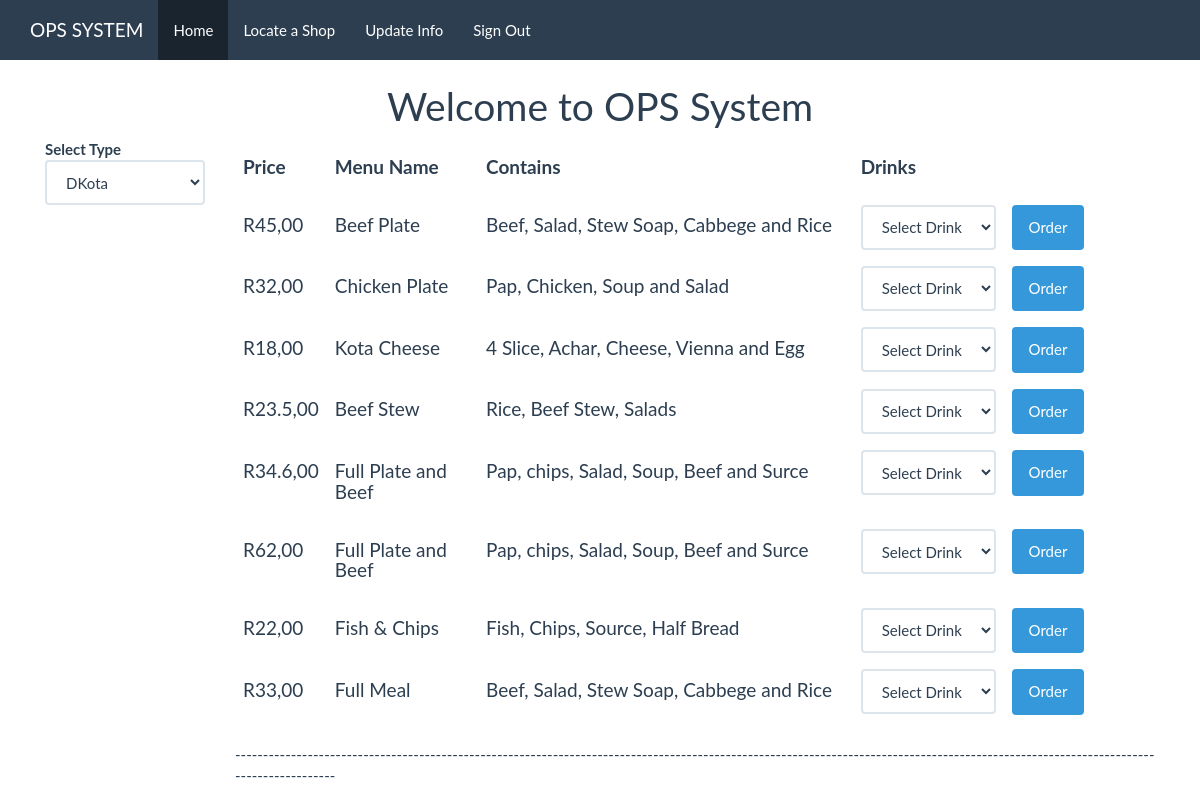
The app's page /order.php with its own data.
### tables this page shows
CREATE TABLE IF NOT EXISTS `tbl_menu` (
  `menu_id` int(11) NOT NULL,
  `menu` varchar(100) NOT NULL,
  `price` double NOT NULL,
  `name` varchar(50) NOT NULL,
  `img_path` bigint(11) NOT NULL
);

### admin/functhions.php (the view, shortened to what this page needs)
<?php
function getMenu(){
    $id = $_GET['userid'];
    $sel = "SELECT * FROM tbl_menu";
    $query = mysql_query($sel);
    while($rows = mysql_fetch_assoc($query)){
        echo '<tr><td><h4>R'.$rows['price'].',00</h4></td>
        <td><h4>'.$rows['name'].'</h4></td>
            <td><h4>'.$rows['menu'].'</h4></td>
        <td><form method="POST" action="checkout.php?userid='.$id.'&oid='.$rows['menu_id'].'">
            <select class="form-control" name="drinks">
            <option value="">Select Drink</option>
            <option value="">No Drink</option>
            <option value="+ Apple Juice">Apple Juice</option>
            <option value="+ Cider Beer">Cider Beer</option>
            <option value="+ Draught Beer">Draught Beer</option>
            <option value="+ 500ml Sprite">500ml Sprite</option>
            <option value="+ Soft Drink">Soft Drink</option>
            <option value="+ 440ml Fanta">440ml Fanta</option>
            <option value="+ 330ml Coca Cola">330ml Coca Cola</option>
            <option value="+ 2L Coca Cola">2L Coca Cola</option>
            </select>
            </td>
        <td><button type="submit" class="btn btn-info" name="submit">Order</td>
        </form>
        </tr>';
    }
}
function getOrder(){
    echo '<form action="" method="">
    <select class="form-control">
        <option value="">DKota</option>
        <option value="">Hot Staff</option>
        <option value="">Beef Burger With Chips</option>
        <option value="">Chicken Burger With Chips</option>
    </select>
</form>';
}
?>

### order.php (shortened to what this page needs)
<?php include 'admin/functhions.php';
session_start(); ?>
<!DOCTYPE html>
<html lang="en">
<head>
  <link rel="stylesheet" href="admin/bootstrap/css/bootstrap.min.css">
    <link rel="stylesheet" href="admin/bootstrap/font-awesome/css/font-awesome.css">
  <link rel="stylesheet" href="Style.css">
</head>
<body>
    <nav class="navbar navbar-default navbar-fixed-top">
      <div class="container">
        <div class="navbar-header">
          <a class="navbar-brand" href="home.php?userid=<?php echo $_SESSION['userid'] ?>">OPS SYSTEM</a>
        </div>
            <div id="navbar" class="collapse navbar-collapse">
                <ul class="nav navbar-nav" id="links">
                    <li class="active"><a href="home.php?userid=<?php echo $_SESSION['userid'] ?>">Home</a></li>
                    <li><a href="#">Locate a Shop</a></li>
                    <li><a href="#">Update Info</a></li>
                    <li><a href="logout.php">Sign Out</a></li>
                </ul>
            </div>
        </div>
    </nav>
    <div class="container">
        <br>
        <br>
        <br>
        <div class="row text-center">
            <h1>Welcome to OPS System</h1>
        </div>
        <div class="col-sm-2">
            <b>Select Type<br></b>
            <?php getOrder(); ?>
        </div>
        <div class="col-sm-10">
            <?php include 'menu.php' ?>
            ---------------------------------------------------------------------------------------------------------------------------------------------------------------------------------------
        </div>
    </div>
    </body>
</html>

### menu.php
<table class="table">
    <thead>
        <tr><th class="col-sm-1"><h4><b>Price</b></h4></th>
            <th class="col-sm-2"><h4><b>Menu Name</b></h4></th>
            <th class="col-sm-5"><h4><b>Contains</b></h4></th>
            <th class="col-sm-2"><h4><b>Drinks</b></h4></th>
            <th class="col-sm-2"></th></tr>
    </thead>
    <tbody>
        <?php getMenu(); ?>
    </tbody>
</table>

### records on screen
tbl_menu: price "45", name "Beef Plate", menu "Beef, Salad, Stew Soap, Cabbege and Rice"
tbl_menu: price "32", name "Chicken Plate", menu "Pap, Chicken, Soup and Salad"
tbl_menu: price "18", name "Kota Cheese", menu "4 Slice, Achar, Cheese, Vienna and Egg"
tbl_menu: price "23.5", name "Beef Stew", menu "Rice, Beef Stew, Salads"
tbl_menu: price "34.6", name "Full Plate and Beef", menu "Pap, chips, Salad, Soup, Beef and Surce"
tbl_menu: price "62", name "Full Plate and Beef", menu "Pap, chips, Salad, Soup, Beef and Surce"
tbl_menu: price "22", name "Fish & Chips", menu "Fish, Chips, Source, Half Bread"
tbl_menu: price "33", name "Full Meal", menu "Beef, Salad, Stew Soap, Cabbege and Rice"
